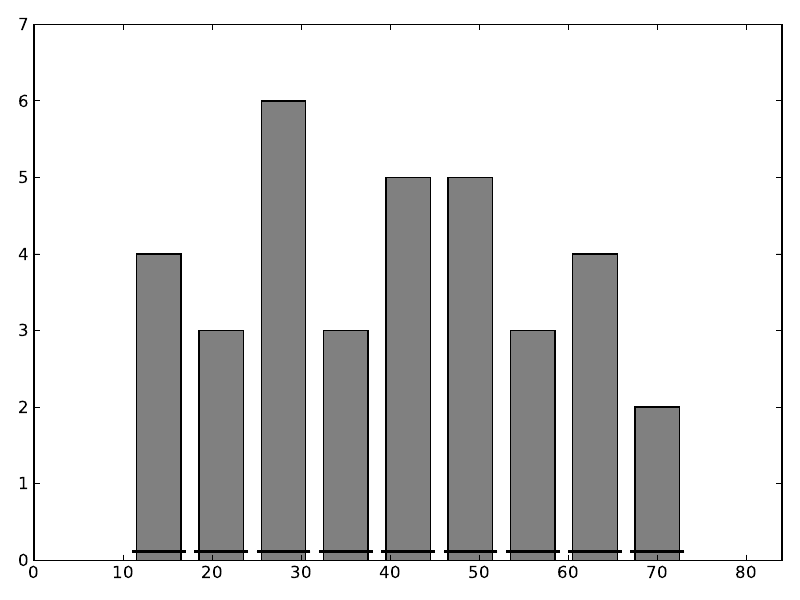

Write the Python code that produced this figure.

# coding: utf-8

# In[1]:

# Load required modules ===============================================================
import numpy as np
import pandas as pd
import matplotlib.pyplot as plt
import matplotlib as mpl


# In[20]:

# Load data/Read in CSV files ===============================================================
df = pd.read_csv('*******Data**********')


# In[94]:

# Vertical column chart with simulation observations ===============================================================
mpl.style.use('classic') # Use classic MPL layout
plt.bar(df.iloc[:,0], df['Data'], color = 'grey', width = 5, align = 'center')
plt.xlim([0,max(df.iloc[:,0]) + 0.2*max(df.iloc[:,0])])
# Plot simulations
for simulation in range(2,len(df.columns)):
    plt.scatter(df.iloc[:,0], df.iloc[:,simulation], color = '#39FF14', marker = '_', zorder = 10,
             s = 1000, linewidth = 1)
# Plot medians
for row in range(1, len(df) + 1):
    plt.scatter(df.iloc[row - 1,0], np.median(df.iloc[0:row,2:len(df.columns)]), color = 'black',
                marker = '_', zorder = 10, s = 1500, linewidth = 2.5)
plt.tight_layout() # Ensure tight layout so legend/labels are not cut off
plt.savefig('Vertical Column Chart.pdf') # Save plot to PDF
